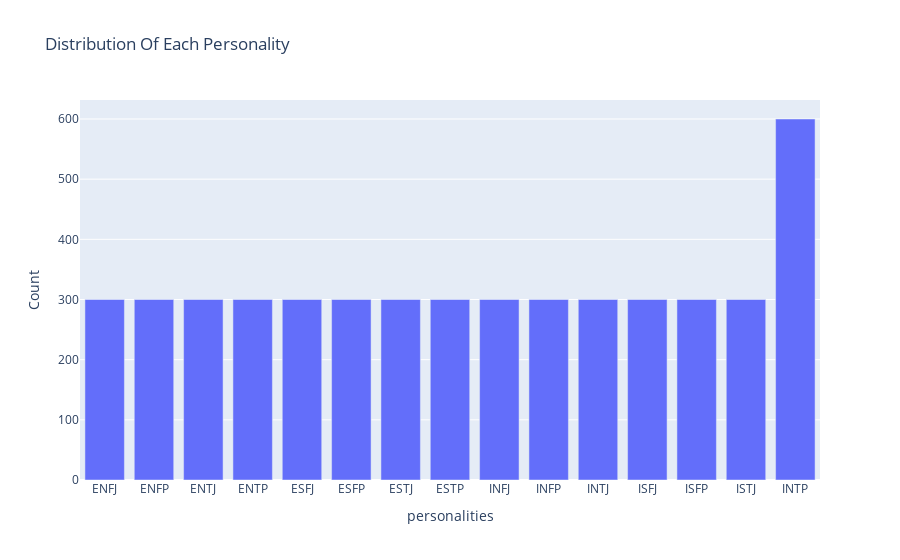

Notebook code for this chart:
### Code cell
grouped_data = df.groupby(['personalities']).size().reset_index()
grouped_data.columns = ['personalities','Count']
grouped_data = grouped_data.sort_values('Count', ascending = True)
fig = px.bar(grouped_data, x = 'personalities', y = 'Count', title = 'Distribution Of Each Personality')
fig.show()

### Figure 1 — Plotly figure (JSON) as saved in the notebook; plotly's stock layout.template omitted (floating-point values rounded to 4 significant figures)
{"data": [{"alignmentgroup": "True", "hovertemplate": "personalities=%{x}<br>Count=%{y}<extra></extra>", "legendgroup": "", "marker": {"color": "#636efa"}, "name": "", "offsetgroup": "", "orientation": "v", "showlegend": false, "textposition": "auto", "type": "bar", "x": ["ENFJ", "ENFP", "ENTJ", "ENTP", "ESFJ", "ESFP", "ESTJ", "ESTP", "INFJ", "INFP", "INTJ", "ISFJ", "ISFP", "ISTJ", "INTP"], "xaxis": "x", "y": [300, 300, 300, 300, 300, 300, 300, 300, 300, 300, 300, 300, 300, 300, 600], "yaxis": "y"}], "layout": {"barmode": "relative", "legend": {"tracegroupgap": 0}, "title": {"text": "Distribution Of Each Personality"}, "xaxis": {"anchor": "y", "domain": [0, 1], "title": {"text": "personalities"}}, "yaxis": {"anchor": "x", "domain": [0, 1], "title": {"text": "Count"}}}}
